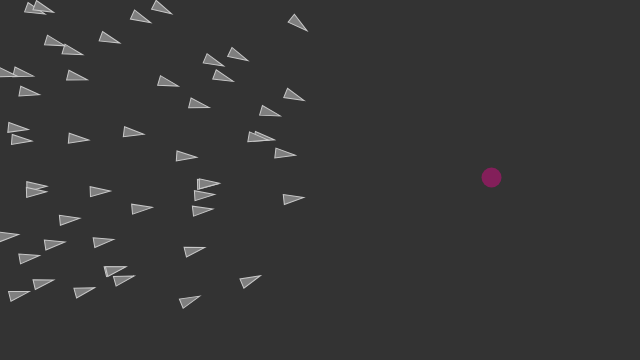
Frame 1 (no input)
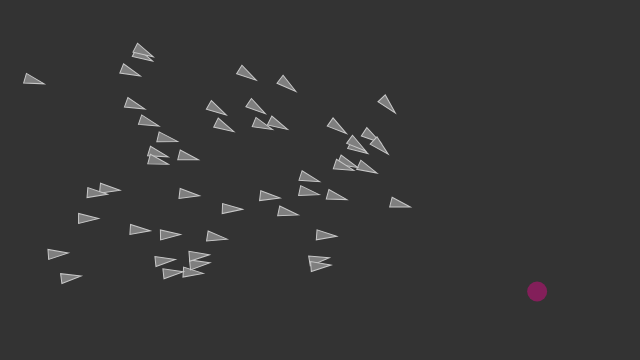
Frame 60 (no input)
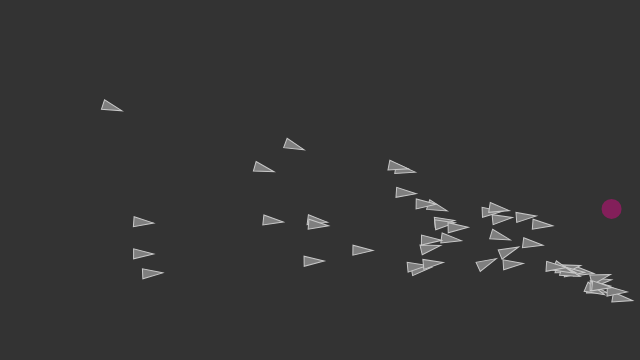
Frame 120 (the mouse pressed at the canvas centre since frame 60)

The p5.js sketch that drew these frames (run headless with seeded random() and noise() and a simulated clock; from frame 60 on, the mouse is pressed at the canvas centre):

// p5.js sketch
// ── sketch.js
// Daniel Shiffman
// https://www.kadenze.com/courses/the-nature-of-code
// http://natureofcode.com/
// Session 3: Arrive Steering Behavior


var vehicles = [];
var ball;

function setup() {
  createCanvas(640, 360);
  // Create the vehicle
  for (var i = 0; i < 50; i++) {
    var v = new Vehicle(random(0,300), random(0,300), random(0.01,0.1));
    vehicles.push(v);
  }
  // Create the ball and pass it's arguments
  ball = new Ball(random(width), random(height));
}

function draw() {
  background(51);
  ball.display();
  ball.update();
  ball.checkEdges();

  var gravity = createVector(0, 0.05);
  var wind = createVector (0.02, 0);
  ball.applyForce(gravity);
  ball.applyForce(wind);


  // Arrive at the target
  // var target = createVector(mouseX, mouseY);
  var target = createVector(ball.pos.x, ball.pos.y);
  for (var i = 0; i < vehicles.length; i++) {
    vehicles[i].arrive(target);
    vehicles[i].update();
    vehicles[i].display();
  }

}

// ── ball.js
function Ball(x,y){
  this.pos = createVector(x,y);
  this.vel = createVector(0,0);
  this.acc = createVector(0,0);
  this.mass = 0.75;

this.applyForce = function (force) {
  var f = force.copy();
  f.div(this.mass);
  this.acc.add(f);

}

this.update = function (){
  this.vel.add(this.acc);
  this.pos.add(this.vel);
  this.acc.mult(0);
}

this.display = function () {
  noStroke();
  fill(255,0,150,100);
  ellipse(this.pos.x,this.pos.y,20,20);
}

this.checkEdges = function () {
  if (this.pos.y > height) {
    this.vel.y *= -1;
    this.pos.y = height;
  }else if (this.pos.y < 0) {
    this.vel.y *= -1;
    this.pos.y = 0;
  }
  if (this.pos.x > width) {
    this.vel.x *= -0.9;
    this.pos.x = width;
  }else if (this.pos.x < 0) {
    this.vel.x *= -0.8;
    this.pos.x = 0;
  }
  }




}

// ── vehicle.js
// Daniel Shiffman
// https://www.kadenze.com/courses/the-nature-of-code
// http://natureofcode.com/
// Session 3: Arrive Steering Behavior

function Vehicle(x, y, m) {
  this.pos = createVector(x, y);
  this.vel = createVector(0, 0);
  this.acc = createVector(0, 0);
  this.maxspeed = 5;
  this.maxforce = m;

  // Used to draw the triangle with vertex(x,y)
  this.r = 5;
  this.applyForce = function(force) {
    this.acc.add(force);
  }

  this.arrive = function(target) {
    var desired = p5.Vector.sub(target, this.pos);
    // desired.setMag(this.maxspeed);
    // The arrive behavior!
    var d = desired.mag();
    if (d < 100) {
      // Map the desired magnitude according to distance
      var m = map(d, 0, 100, 0, this.maxspeed);
      desired.setMag(m);
    } else {
      desired.setMag(this.maxspeed);
    }
    var steering = p5.Vector.sub(desired, this.vel);
    steering.limit(this.maxforce);
    this.applyForce(steering);
  }

  this.update = function() {
    this.vel.add(this.acc);
    this.vel.limit(this.maxspeed);
    this.pos.add(this.vel);
    this.acc.set(0, 0);
  }

  this.display = function() {
    // Draw a triangle rotated in the direction of velocity
    var theta = this.vel.heading() + PI / 2;
    fill(127);
    stroke(200);
    strokeWeight(1);
    push();
    translate(this.pos.x, this.pos.y);
    rotate(theta);
    beginShape();
    vertex(0, -this.r * 2);
    vertex(-this.r, this.r * 2);
    vertex(this.r, this.r * 2);
    endShape(CLOSE);
    pop();
  }
}
